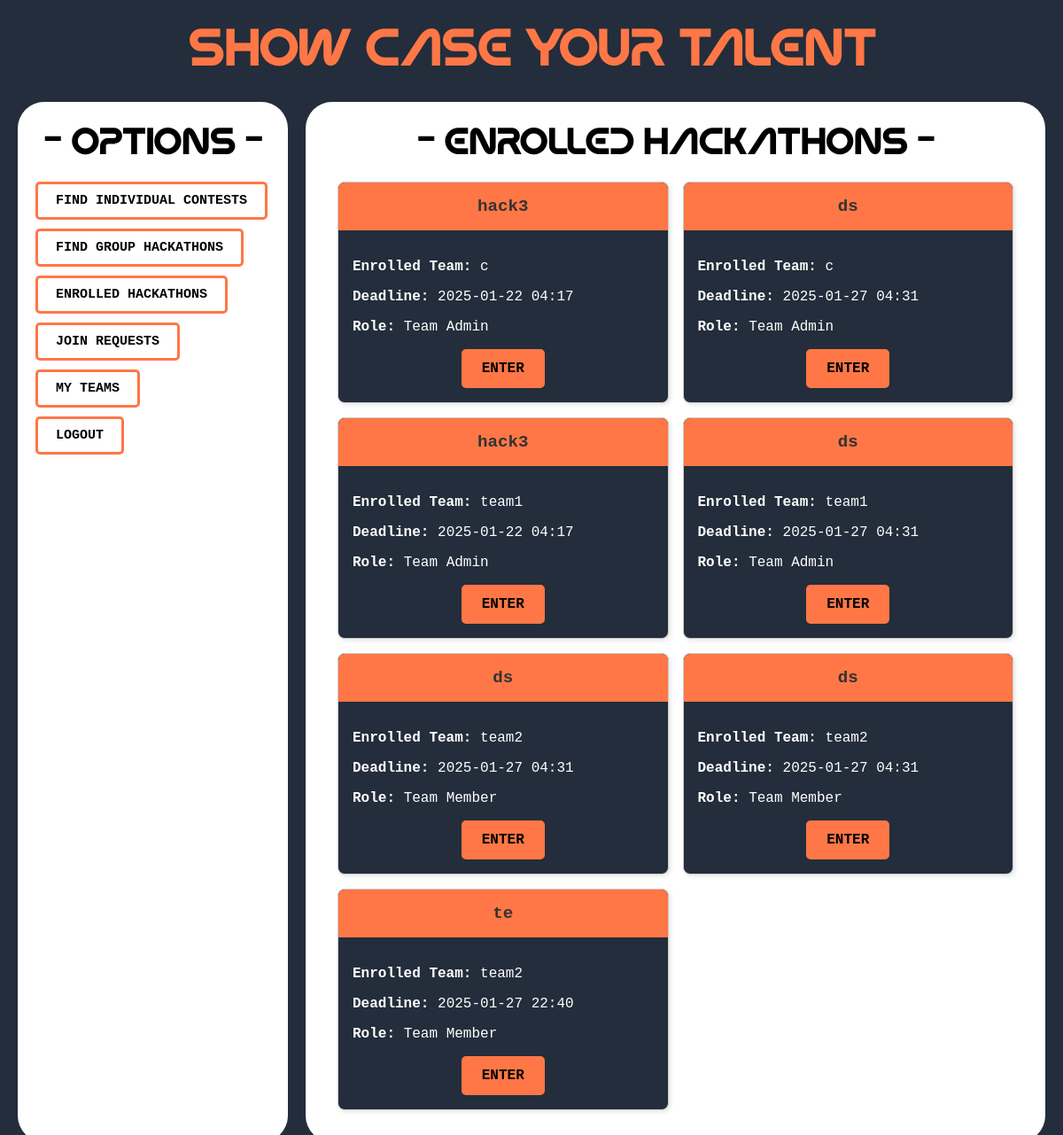
/competitor/enrolled_hackathons/ (signed in), run on an earlier commit of the app's database.
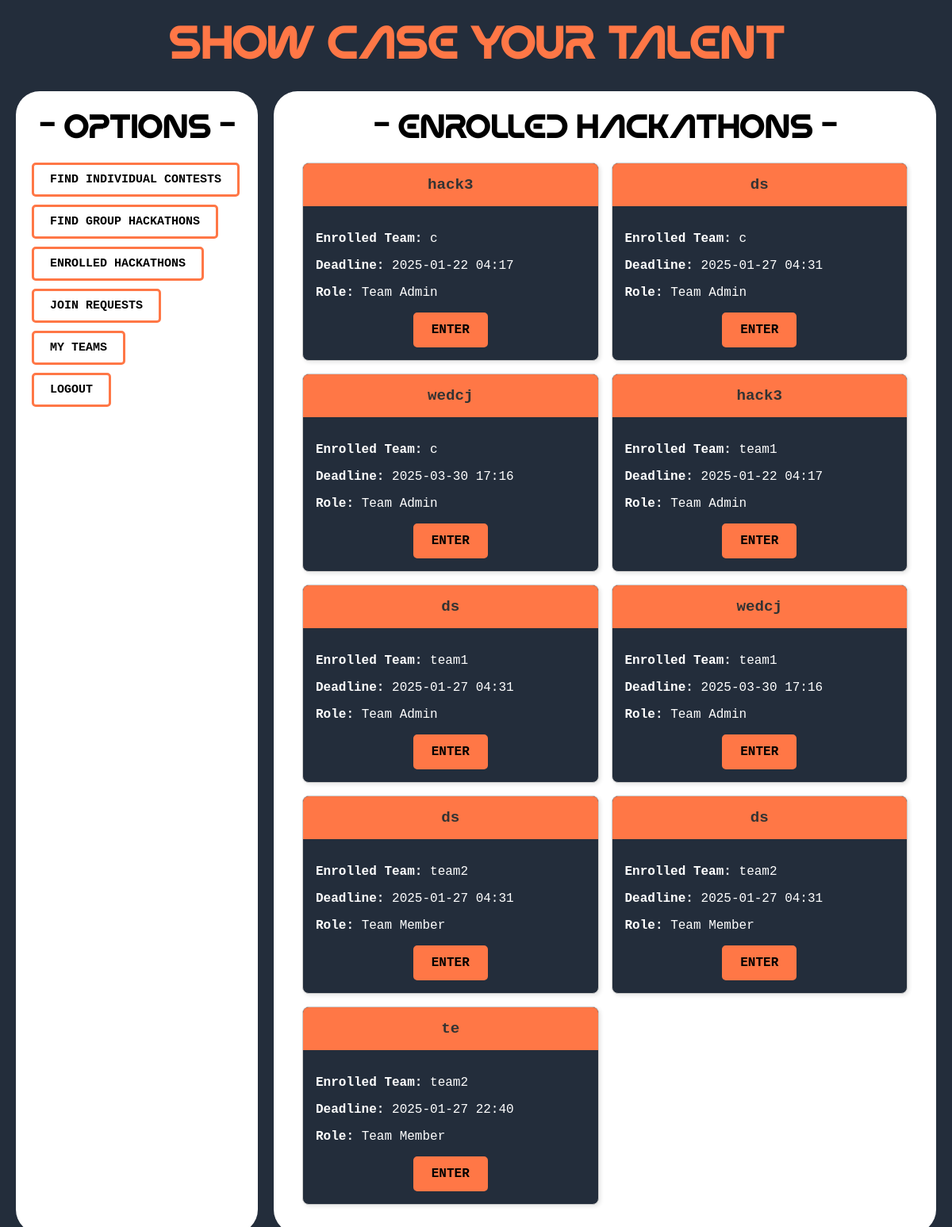
And on a later commit of the database.
### host/models.py (models this page shows, shortened)
class TeamEnrollment(models.Model):
    event = models.ForeignKey('GroupEvent', on_delete=models.CASCADE, related_name='enrollments')
    team = models.ForeignKey('competitor.Team', on_delete=models.CASCADE, related_name='enrolled_events')
    enrolled_at = models.DateTimeField(auto_now_add=True)

class GroupEvent(models.Model):
    hackathon_name = models.CharField(max_length=200)
    organization = models.CharField(max_length=200)
    theme = models.CharField(max_length=200)
    frameworks = models.CharField(max_length=300)
    max_team_size = models.IntegerField()
    last_submission_datetime = models.DateTimeField()
    evaluation_criteria = models.TextField()
    created_by = models.ForeignKey(settings.AUTH_USER_MODEL, on_delete=models.CASCADE, related_name="group_events")
    entry_fee = models.DecimalField(max_digits=10, decimal_places=2, default=0.00)

### competitor/models.py (models this page shows, shortened)
class Team(models.Model):
    name = models.CharField(max_length=255, unique=True)
    team_admin = models.ForeignKey(
        User,
        on_delete=models.CASCADE,
        related_name='admin_teams'
    )  # The user who created the team (must be a competitor)
    members = models.ManyToManyField(
        User,
        related_name='team_members',
        blank=True
    )
    created_at = models.DateTimeField(auto_now_add=True)  # Timestamp of creation

### competitor/views.py (the view)
# urls.py: path('enrolled_hackathons/', views.enrolled_hackathons, name='enrolled_hackathons'),
def enrolled_hackathons(request):
    user_teams = Team.objects.filter(members=request.user) | Team.objects.filter(team_admin=request.user)
    enrolled_events = TeamEnrollment.objects.filter(team__in=user_teams).select_related('event')
    return render(request, 'competitor/enrolled_hackathons.html', {'enrolled_events': enrolled_events})

### templates/competitor/enrolled_hackathons.html (shortened to what this page needs)
{% extends "competitor/competitor_dashboard.html" %}
{% block right_div %}
<h1 style="color:black; text-align: center;">- Enrolled  Hackathons -</h1>
{% if enrolled_events %}
    <div class="cards-container" style="display: grid; grid-template-columns: repeat(2, 1fr); gap: 16px;">
        {% for enrollment in enrolled_events %}
            <div class="card">
                <div class="hackathon_name">
                    {{ enrollment.event.hackathon_name }}
                </div>
                <div style="padding: 16px;">
                    <p><strong>Enrolled Team:</strong> {{ enrollment.team.name }}</p>
                    <p><strong>Deadline:</strong> {{ enrollment.event.last_submission_datetime|date:"Y-m-d H:i" }}</p>
                    <p><strong>Role:</strong>
                        {% if enrollment.team.team_admin == request.user %}
                            Team Admin
                        {% else %}
                            Team Member
                        {% endif %}
                    </p>
                    <div style="text-align: center; margin-top: 16px;">
                        <a href="{% url 'competitor:event_details' enrollment.event.id enrollment.team.id %}" class="btn-like">
                            ENTER
                        </a>
                    </div>
                </div>
            </div>
        {% endfor %}
    </div>
{% else %}
    <p style="text-align: center; margin-top: 16px;">You are not enrolled in any hackathons yet.</p>
{% endif %}
{% endblock right_div %}

### templates/competitor/competitor_dashboard.html (shortened to what this page needs)
{% load static %}
<!DOCTYPE html>
<html lang="en">
<head>
</head>
<body>
    <h1 class="heading">Show case your talent</h1>
    <div class="lower-section">
        <div class="menu">
            <h1 style="color:black;text-align: center;">- options -</h1>
            <ul>
                <li><a href="{% url "competitor:find_individual_events" %}" class="btn-link">FIND INDIVIDUAL CONTESTS</a></li>
                <li><a href="{% url 'competitor:find_group_events' %}" class="btn-link">FIND GROUP HACKATHONS </a></li>
                <li><a href="{% url 'competitor:enrolled_hackathons' %}" class="btn-link">ENROLLED HACKATHONS</a></li>
                <li><a href="{% url 'competitor:view_join_requests' %}" class="btn-link">JOIN REQUESTS</a></li>
                <li><a href="{% url "competitor:my_teams" %}" class="btn-link">MY TEAMS</a></li>
                <li><a href="{% url "competitor:logout" %}" class="btn-link">LOGOUT</a></li>
            </ul>
        </div>
        <div class="content">
            {% block right_div %}{% endblock right_div %}
        </div>
    </div>
</body>
</html>

What changed in the data, as far as the page shows it:
added TeamEnrollment: event.hackathon_name "wedcj", team.name "c", event.last_submission_datetime "2025-03-30 17:16", shows "Team Admin"
added TeamEnrollment: event.hackathon_name "wedcj", team.name "team1", event.last_submission_datetime "2025-03-30 17:16", shows "Team Admin"
